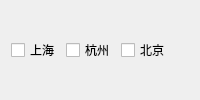
               <widget class="QWidget" name="widget_4" native="true">
                <property name="class" stdset="0">
                 <string>checkbox</string>
                </property>
                <layout class="QVBoxLayout" name="verticalLayout_6">
                 <item>
                  <layout class="QHBoxLayout" name="horizontalLayout_8" stretch="0,0,1">
                   <item>
                    <widget class="QCheckBox" name="checkBox">
                     <property name="text">
                      <string>上海</string>
                     </property>
                     <attribute name="buttonGroup">
                      <string notr="true">buttonGroup_3</string>
                     </attribute>
                    </widget>
                   </item>
                   <item>
                    <widget class="QCheckBox" name="checkBox_2">
                     <property name="text">
                      <string>杭州</string>
                     </property>
                     <attribute name="buttonGroup">
                      <string notr="true">buttonGroup_3</string>
                     </attribute>
                    </widget>
                   </item>
                   <item>
                    <widget class="QCheckBox" name="checkBox_3">
                     <property name="text">
                      <string>北京</string>
                     </property>
                     <attribute name="buttonGroup">
                      <string notr="true">buttonGroup_3</string>
                     </attribute>
                    </widget>
                   </item>
                  </layout>
                 </item>
                </layout>
               </widget>
